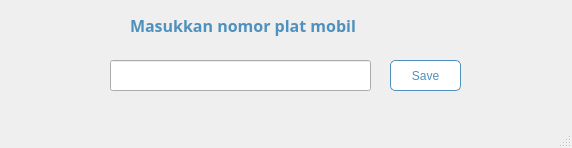
<?xml version="1.0" encoding="UTF-8"?>
<ui version="4.0">
 <class>ManualInputOut</class>
 <widget class="QMainWindow" name="ManualInputOut">
  <property name="geometry">
   <rect>
    <x>0</x>
    <y>0</y>
    <width>572</width>
    <height>148</height>
   </rect>
  </property>
  <property name="windowTitle">
   <string>Manual Out Input</string>
  </property>
  <widget class="QWidget" name="centralwidget">
   <widget class="QLabel" name="label_4">
    <property name="geometry">
     <rect>
      <x>130</x>
      <y>0</y>
      <width>301</width>
      <height>51</height>
     </rect>
    </property>
    <property name="font">
     <font>
      <family>Lucida Sans</family>
      <pointsize>12</pointsize>
      <weight>75</weight>
      <bold>true</bold>
     </font>
    </property>
    <property name="styleSheet">
     <string notr="true">color: #4F90BD;</string>
    </property>
    <property name="text">
     <string>Masukkan nomor plat mobil</string>
    </property>
   </widget>
   <widget class="QLineEdit" name="lineEdit">
    <property name="geometry">
     <rect>
      <x>110</x>
      <y>60</y>
      <width>261</width>
      <height>31</height>
     </rect>
    </property>
   </widget>
   <widget class="QPushButton" name="save_button">
    <property name="geometry">
     <rect>
      <x>390</x>
      <y>60</y>
      <width>71</width>
      <height>31</height>
     </rect>
    </property>
    <property name="styleSheet">
     <string notr="true">QPushButton{
	background-color: white;
	color: #4F90BD;
	border: 1px solid #4F90BD;
	border-radius: 5px;
}

QPushButton:hover{
	background-color: #4F90BD;
	color: white;
	border: 1px solid white;
}
</string>
    </property>
    <property name="text">
     <string>Save</string>
    </property>
   </widget>
  </widget>
  <widget class="QMenuBar" name="menubar">
   <property name="geometry">
    <rect>
     <x>0</x>
     <y>0</y>
     <width>572</width>
     <height>26</height>
    </rect>
   </property>
  </widget>
  <widget class="QStatusBar" name="statusbar"/>
 </widget>
 <resources/>
 <connections/>
</ui>
